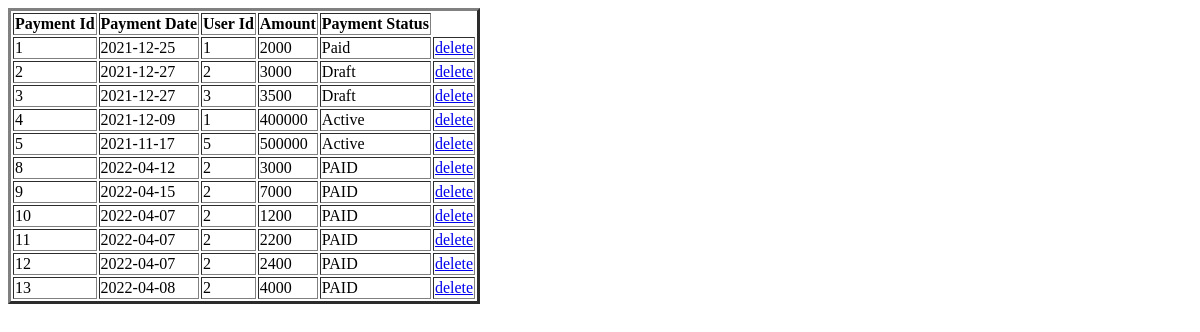
The page /admin/managepayment.php on the database as committed earlier.
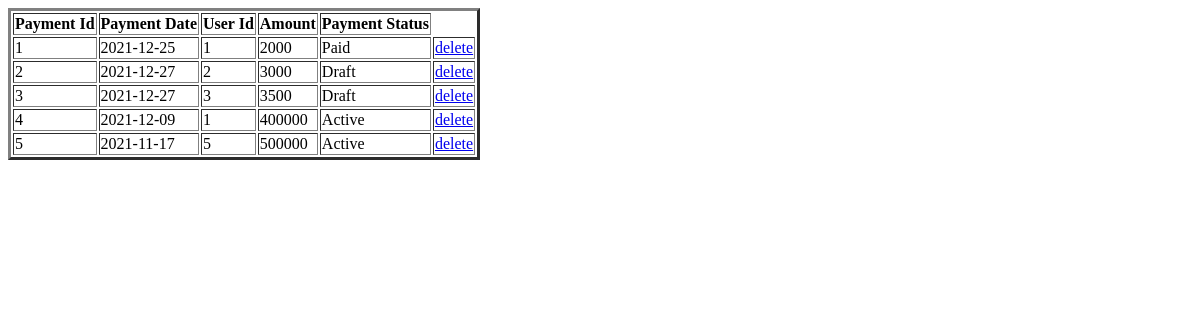
The same page on the database as committed later.
### tables this page shows
CREATE TABLE `payment` (
  `Pid` int(15) NOT NULL,
  `Pdate` date NOT NULL,
  `Uid` int(15) NOT NULL,
  `Amount` varchar(15) NOT NULL,
  `Pstatus` varchar(30) NOT NULL
);

### admin/managepayment.php (the view, shortened to what this page needs)
<!DOCTYPE html>
<html>
<head>
</head>
<body>
	<?php
require "connect.php";
$sql="select * FROM payment";
$result= mysqli_query($conn,$sql);
?>
<html>
<head>
</head>
<body>
	<table border=3>
		<thead>
			<tr>
				<th>Payment Id</th>
				<th>Payment Date</th>
				<th>User Id </th>
				<th>Amount</th>
				<th>Payment Status</th>
			</tr>
		</thead>
<body>
	<?php while ($row = mysqli_fetch_array($result,MYSQLI_BOTH)) { ?>
		<tr>
<td>
	<?php echo $row['Pid'];?>
</td>
<td>
	<?php echo $row['Pdate'];?>
</td>
<td>
	<?php echo $row['Uid'];?>
</td>
<td>
	<?php echo $row['Amount'];?>
</td>
<td>
	<?php echo $row['Pstatus'];?>
</td>
<td>
	<a href ="manageuser.php?uid_remove=<?php echo $row['Pid']?>"class="btn btn-danger">delete</a>
</td>
</tr>
<?php
}
?>
</table>
</body>
</html>

Rows that differ between the two databases and show on the page:
removed payment: Pid "8", Pdate "2022-04-12", Uid "2", Amount "3000", Pstatus "PAID"
removed payment: Pid "9", Pdate "2022-04-15", Uid "2", Amount "7000", Pstatus "PAID"
removed payment: Pid "10", Pdate "2022-04-07", Uid "2", Amount "1200", Pstatus "PAID"
removed payment: Pid "11", Pdate "2022-04-07", Uid "2", Amount "2200", Pstatus "PAID"
removed payment: Pid "12", Pdate "2022-04-07", Uid "2", Amount "2400", Pstatus "PAID"
removed payment: Pid "13", Pdate "2022-04-08", Uid "2", Amount "4000", Pstatus "PAID"
